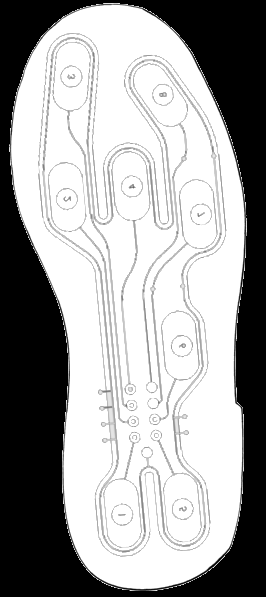
#> input picture Images/shoe_outline_right_with_sensors.png, 266 x 597 px
$ jupyter execute --allow-errors HeatmapAnimation.ipynb
#> lines starting #> are read from the running program, lines starting #| are printed output that depends on the picture
# **Imports**

[cell 1]
import numpy as np
import matplotlib.pyplot as plt
from scipy.interpolate import griddata
from PIL import Image
import pandas as pd
import cv2
import io

# **IDs and Data-Path**

[cell 2]
ID_left = 'C6:22:F2:44:38:49'
ID_right = 'FE:F7:D0:12:2E:8D'

data_file_name = 'pt_2024-02-22 13:32:51.163741.txt'
data_file_path = '../Data/'

left_image_name = 'shoe_outline_left_with_sensors.png'
right_image_name = 'shoe_outline_right_with_sensors.png'
image_path = '../Images/'

output_path = '../Output/'

full_data_path = data_file_path + data_file_name
full_image_path_left = image_path + left_image_name
full_image_path_right = image_path + right_image_name

# **Data Pruning**

[cell 3]
def parse_data_string(data_string):
    values = data_string.replace('PS: [', '').replace(']', '').split(',')
    data_array = np.array([np.abs(float(x)) for x in values] + [0.0, 0.0, 0.0, 0.0, 0.0, 0.0])
    return data_array

[cell 4]
shoe_outline_right = Image.open(full_image_path_right)
#> shoe_outline_right is the input picture: PIL image 266x597 LA; mean R, G, B, A 116.7, 116.7, 116.7, 109.6
shoe_outline_left = Image.open(full_image_path_left)
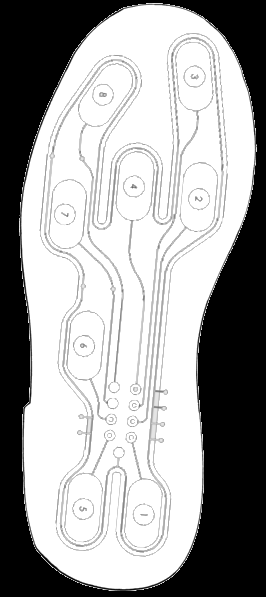
#> input picture Images/shoe_outline_left_with_sensors.png, 266 x 597 px
#> shoe_outline_left is the input picture: PIL image 266x597 LA; mean R, G, B, A 142.6, 142.6, 142.6, 109.6

#> (the rest of this cell did not finish here and is left out)

# **Region settup and sensor locations**

[cell 5]
sensor_locations_pixels_left = np.array([(145, 513), (200, 200), (195, 78), (135, 190),
                                        (83, 508), (85, 345), (65, 213), (103, 93)])


roi_left, roi_top, roi_right, roi_bottom = (0, 0, shoe_outline_left.width, shoe_outline_left.height)
#> roi_left = 0; roi_top = 0; roi_right = 266; roi_bottom = 597

x_grid_roi = np.linspace(roi_left, roi_right, 100)
#> x_grid_roi = 100 values from 0 to 266
y_grid_roi = np.linspace(roi_top, roi_bottom, 100)
#> y_grid_roi = 100 values from 0 to 597
x_mesh_roi, y_mesh_roi = np.meshgrid(x_grid_roi, y_grid_roi)

sensor_locations_pixels_left[:, 1] = roi_bottom - sensor_locations_pixels_left[:, 1]

corners = [(roi_left, roi_top), (roi_left, roi_bottom), (roi_right, roi_top), (roi_right, roi_bottom)]
#> corners = [(0, 0), (0, 597), (266, 0), (266, 597)]
corners = np.array([(x, roi_bottom - y) for x, y in corners])


x_min = min(sensor_locations_pixels_left[:, 0])
x_max = max(sensor_locations_pixels_left[:, 0])

x_range = x_max - x_min
x_min_new = x_min - x_range + 40
x_max_new = x_max + x_range - 40

corners[:, 0] = np.array([x_min_new, x_min_new, x_max_new, x_max_new])

midpoint1_x = (corners[0][0] + corners[1][0]) / 2
midpoint2_x = (corners[2][0] + corners[3][0]) / 2
midpoint_y = (roi_bottom + roi_top) / 2


midpoint1 = (midpoint1_x, midpoint_y)
midpoint2 = (midpoint2_x, midpoint_y)


corners_with_midpoints = np.concatenate([corners, [midpoint1, midpoint2]])


sensor_locations_pixels_left = np.concatenate([sensor_locations_pixels_left, corners_with_midpoints])

[cell 6]
sensor_locations_pixels_right = np.array([(182, 510), (180, 345), (200, 213), (161, 92), (135, 185),
                                        (120, 515), (65, 200), (72, 77)])

roi_left, roi_top, roi_right, roi_bottom = (0, 0, shoe_outline_right.width, shoe_outline_right.height)

x_grid_roi = np.linspace(roi_left, roi_right, 100)
y_grid_roi = np.linspace(roi_top, roi_bottom, 100)
x_mesh_roi, y_mesh_roi = np.meshgrid(x_grid_roi, y_grid_roi)

sensor_locations_pixels_right[:, 1] = roi_bottom - sensor_locations_pixels_right[:, 1]

corners = [(roi_left, roi_top), (roi_left, roi_bottom), (roi_right, roi_top), (roi_right, roi_bottom)]
corners = np.array([(x, roi_bottom - y) for x, y in corners])


x_min = min(sensor_locations_pixels_right[:, 0])
x_max = max(sensor_locations_pixels_right[:, 0])

x_range = x_max - x_min
x_min_new = x_min - x_range + 40
x_max_new = x_max + x_range - 40

corners[:, 0] = np.array([x_min_new, x_min_new, x_max_new, x_max_new])

midpoint1_x = (corners[0][0] + corners[1][0]) / 2
midpoint2_x = (corners[2][0] + corners[3][0]) / 2
midpoint_y = (roi_bottom + roi_top) / 2


midpoint1 = (midpoint1_x, midpoint_y)
midpoint2 = (midpoint2_x, midpoint_y)


corners_with_midpoints = np.concatenate([corners, [midpoint1, midpoint2]])


sensor_locations_pixels_right = np.concatenate([sensor_locations_pixels_right, corners_with_midpoints])

# **Dimension Image**

[cell 7]
pressure_readings = np.array([0,0,0,0,0,0,0,1])

corner_pressures = np.zeros(6)
pressure_readings = np.concatenate([pressure_readings, corner_pressures])

interpolated_pressure_roi = griddata(sensor_locations_pixels_left, pressure_readings,
                                     (x_mesh_roi, y_mesh_roi), method='cubic')

for i, (x, y) in enumerate(sensor_locations_pixels_left):
    plt.text(x, y, str(i+1), color='black', ha='center', va='center')

#> (the rest of this cell did not finish here and is left out)

[cell 8]
pressure_readings = np.array([0,0,0,0,0,0,0,1])

corner_pressures = np.zeros(6)
pressure_readings = np.concatenate([pressure_readings, corner_pressures])

interpolated_pressure_roi = griddata(sensor_locations_pixels_right, pressure_readings,
                                     (x_mesh_roi, y_mesh_roi), method='cubic')


for i, (x, y) in enumerate(sensor_locations_pixels_right):
    plt.text(x, y, str(i+1), color='black', ha='center', va='center')

#> (the rest of this cell did not finish here and is left out)

# **Creating the Video**

[cell 9]
output_video_path = output_path + 'heatmap_animation.mp4'
frame_rate = 30
first_image = cv2.imread('../Output/heatmap_first_left.png')
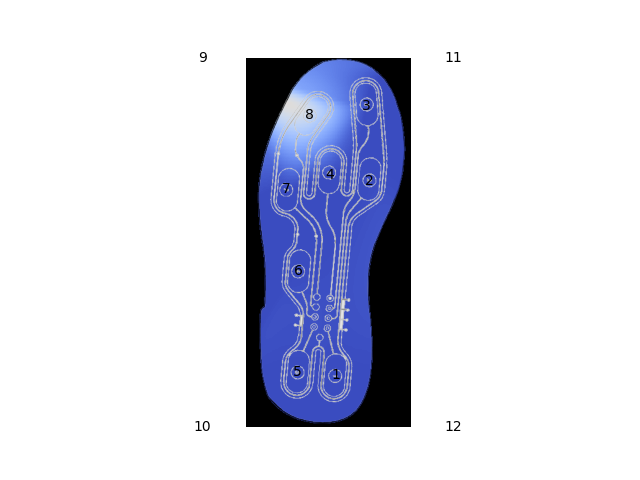
#> input picture Images/heatmap_first_left.png, 640 x 480 px, found by its file name
#> first_image is the input picture: shape (480, 640, 3); mean B, G, R 230.6, 218.2, 215.8
height, width, layers = first_image.shape
spacing = 225
video = cv2.VideoWriter(output_video_path, cv2.VideoWriter_fourcc(*'mp4v'), frame_rate, ((width-spacing) * 2, height))

#> (the rest of this cell did not finish here and is left out)
